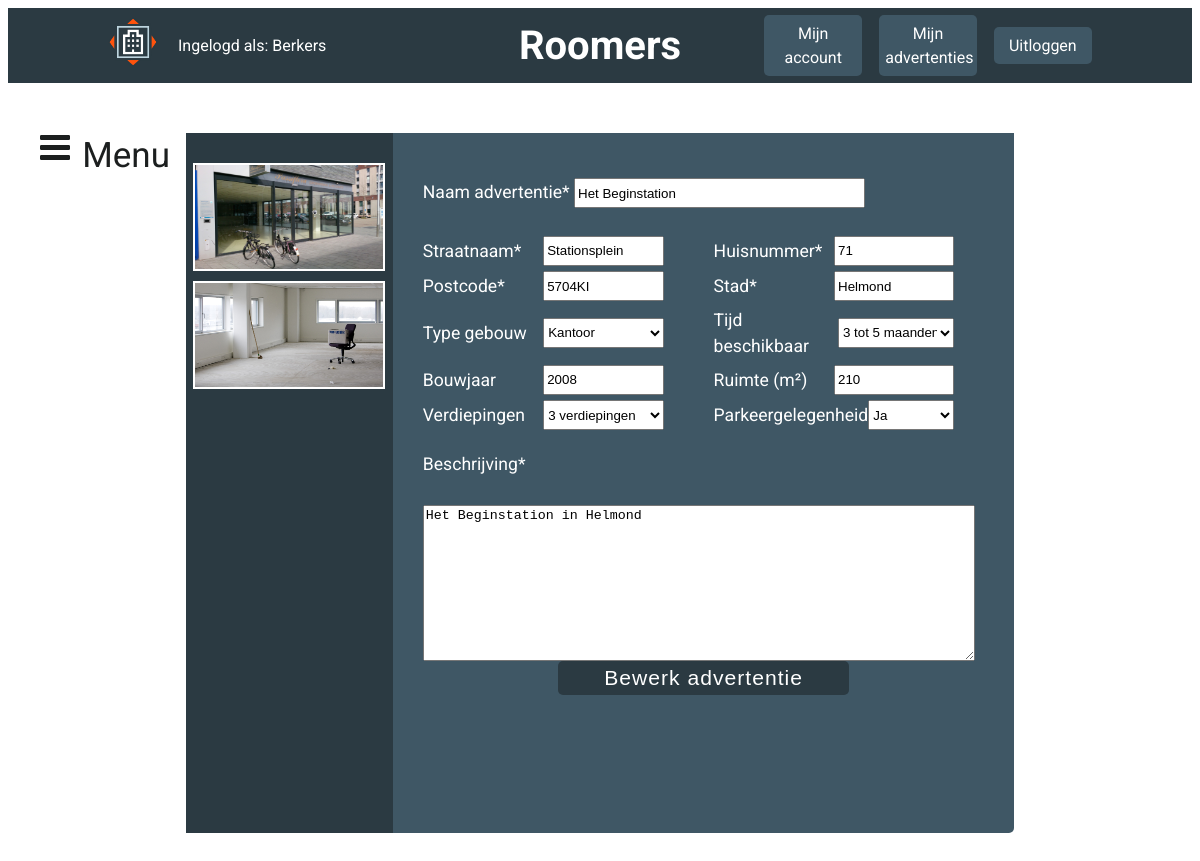
Page /edit.php?id=1 (signed in) on the committed database.
### tables this page shows
CREATE TABLE IF NOT EXISTS `building` (
  `buildingID` int(11) NOT NULL AUTO_INCREMENT,
  `user_ID` int(11) NOT NULL,
  `name` text NOT NULL,
  `picture1` text,
  `picture2` text,
  `picture3` text,
  `picture4` text,
  `picture5` text,
  `street` varchar(80) NOT NULL,
  `strnumber` varchar(10) NOT NULL,
  `areacode` varchar(10) NOT NULL,
  `city` varchar(80) NOT NULL,
  `mainfunction` varchar(50) DEFAULT NULL,
  `renttime` varchar(40) DEFAULT NULL,
  `year` varchar(15) DEFAULT NULL,
  `space` int(11) DEFAULT NULL,
  `layers` varchar(25) DEFAULT NULL,
  `parking` varchar(50) DEFAULT NULL,
  `description` text,
  PRIMARY KEY (`buildingID`)
);

### inc/functions.php (called while the page is built)
<?php
	function e($value) {
		return htmlspecialchars($value, ENT_QUOTES, 'UTF-8');
	}
?>

### edit.php (the view, shortened to what this page needs)
<?php
  require("inc/functions.php");
  $connect = connectToDB();
$buildingquery = "
  SELECT *
  FROM building
  WHERE buildingID = " . $_GET['id'] . "
  ";
$buildingresource = mysqli_query($connect, $buildingquery);
$row = mysqli_fetch_assoc($buildingresource);
?>
<!DOCTYPE html>
<html>
  <head>
    <link rel="stylesheet" href="https://cdnjs.cloudflare.com/ajax/libs/meyer-reset/2.0/reset.min.css">
    <link rel="stylesheet" href="css/style.css">
    <link rel="stylesheet" href="https://cdnjs.cloudflare.com/ajax/libs/font-awesome/4.7.0/css/font-awesome.min.css">
  </head>
  <body>
    <?php
      include("inc/header.php");
      include("inc/navigation.php");
    ?>
    <div id="mainpage">
      <div id="content-container">
       <form id="create-form" action="inc/editadd.php" method="POST" enctype="multipart/form-data">
        <div id="form-left">
          <?php if (isset($row['picture1']) && $row['picture1'] != "") { ?>
            <div id="filediv">
              <div id="abcd1" class="abcd">
                <img id="previewimg1" src=<?php echo $row['picture1']; ?>>
              </div>
            </div>
          <?php } ?>
          <?php if (isset($row['picture2']) && $row['picture2'] != "") { ?>
            <div id="filediv">
              <div id="abcd2" class="abcd">
                <img id="previewimg2" src=<?php echo $row['picture2']; ?>>
              </div>
            </div>
          <?php } ?>
        </div>
        <div id="form-right">
          <div id="top">
            <div>
              <span>Naam advertentie*</span>
              <input type="text" name="addname" required value="<?php echo e($row['name']); ?>">
            </div>
          </div>
          <div id="mid">
            <div>
              <span>Straatnaam*</span>
              <input type="text" name="street" required value="<?php echo e($row['street']); ?>"">
            </div>
            <div>
              <span>Huisnummer*</span>
              <input type="text" name="number" required value="<?php echo e($row['strnumber']); ?>">
            </div>
            <div>
              <span>Postcode*</span>
              <input type="text" name="areacode" required value="<?php echo e($row['areacode']); ?>">
            </div>
            <div>
              <span>Stad*</span>
              <input type="text" name="city" required value="<?php echo e($row['city']); ?>">
            </div>
            <div>
              <span>Type gebouw</span>
                <select name="type">
                <option class="selected" value="<?php echo $row['mainfunction']; ?>"><?php echo $row['mainfunction']; ?></option>
              </select>
            </div>
            <div>
              <span>Tijd beschikbaar</span>
              <select name="time">
                <option class="selected" value="<?php echo $row['renttime']; ?>"><?php echo $row['renttime']; ?></option>
              </select>
            </div>
            <div>
              <span>Bouwjaar</span>
              <input type="text" name="year" value="<?php echo e($row['year']); ?>">
            </div>
            <div>
              <span>Ruimte (m²)</span>
              <input type="text" name="space" value="<?php echo e($row['space']); ?>">
            </div>
            <div>
              <span>Verdiepingen</span>
              <select name="layers">
                <option class="selected" value="<?php echo $row['layers']; ?>"><?php echo $row['layers']; ?></option>
              </select>
            </div>
            <div>
              <span>Parkeergelegenheid</span>
              <select name="parking">
                <option class="selected" value="<?php echo $row['parking']; ?>"><?php echo $row['parking']; ?></option>
              </select>
            </div>
          </div>
          <div id="bot">
            <p>Beschrijving*</p>
            <textarea name="description" cols="100" rows="10" required><?php echo e($row['description']); ?></textarea>
          </div>
          <input type="submit" id="create-button" value="Bewerk advertentie" name="submit">
        </div>
      </form>
    </div>
  </body>
</html>

### css/style.css (style rules this page uses)
html { font: 16px/1.5 'Roboto', sans-serif; }
body { background-color: white; background-size: cover; }
* { box-sizing: border-box; }
#mainpage { display: flex; flex-direction: column; align-items: center; justify-content: center; }
#content-container { display: flex; flex-direction: column; align-items: center; margin-top: 50px; margin-bottom: 50px; width: 70%; background-color: white; transition: 0.5s; }
#create-form { display: flex; justify-content: space-between; width: 100%; background-color: #3F5765; color: white; font-size: 110%; border-bottom-right-radius: 5px; border-bottom-left-radius: 5px; }
#form-left { background-color: #2b3a42; width: 25%; display: flex; flex-direction: column; align-items: center; padding: 20px; height: 700px; }
#form-right { width: 75%; padding: 20px; }
#create-form #top { display: flex; justify-content: flex-start; align-items: center; width: 100%; height: 60px; margin: 10px; }
#create-form #top div { width: 100%; }
#create-form #top input { width: 50%; height: 30px; }
#create-form #mid { display: flex; flex-wrap: wrap; justify-content: flex-start; align-items: center; width: 100%; height: 200px; margin: 10px; }
#create-form #mid div { width: 50%; display: flex; justify-content: space-between; align-items: center; padding-right: 50px; }
#create-form #mid input { width: 50%; height: 30px; }
#create-form #mid select { width: 50%; height: 30px; }
#create-form #bot { width: 100%; height: 200px; margin: 10px; }
#create-form #bot textarea { margin-top: 10px; margin-bottom: 20px; width: 95%; }
#create-button { font-size: 120%; margin-top: 20px; width: 50%; padding: 5px; background-color: #2B3A42; color: white; border: none; border-radius: 5px; letter-spacing: 1px; display: flex; justify-content: center; align-items: center; transition: 0.5s; cursor: pointer; margin: 0 auto; }
.selected { background-color: lightgrey; }
.abcd { display: flex; align-items: center; justify-content: space-between; }
.abcd img { height: 108px; width: 192px; border:2px solid white; margin-top: 10px; }

### rows in the picture
building: picture1 (picture), picture2 (picture), addname "Het Beginstation", street "Stationsplein", number "71", areacode "5704KI", city "Helmond", type "Kantoor", time "3 tot 5 maanden", year "2008", space "210", layers "3 verdiepingen", parking "Ja", description "Het Beginstation in Helmond"

### other values in the picture
$_SESSION['username'] "Berkers"
